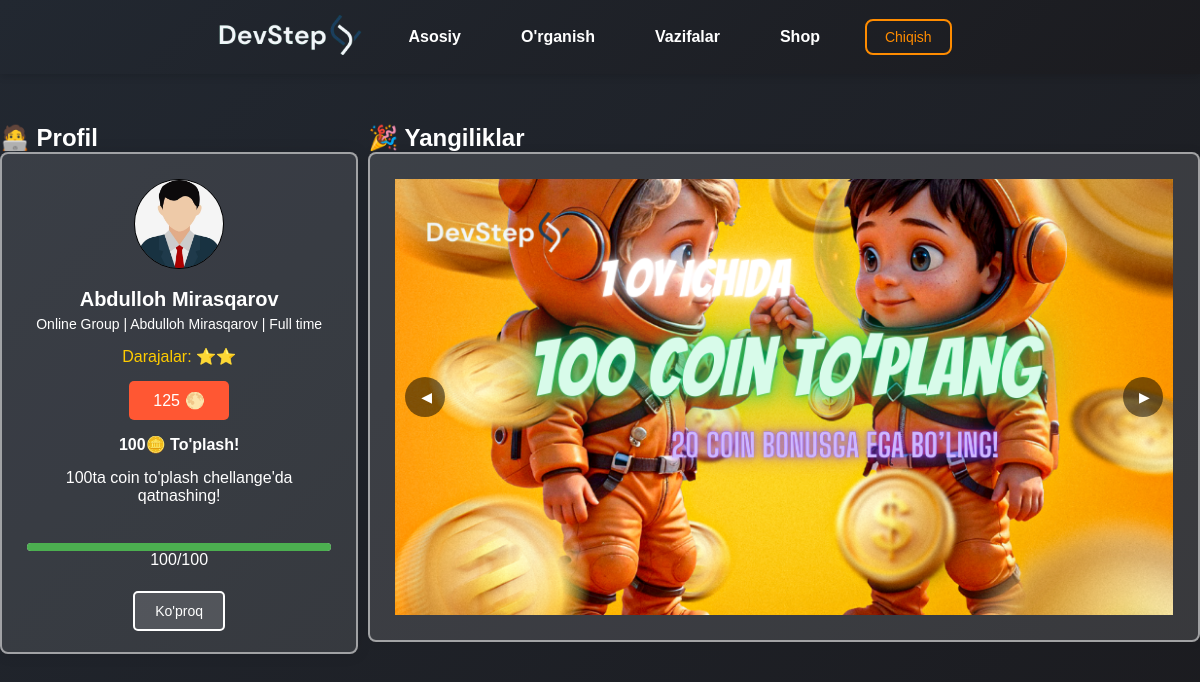
Page /main/ (signed in) on the earlier database version.
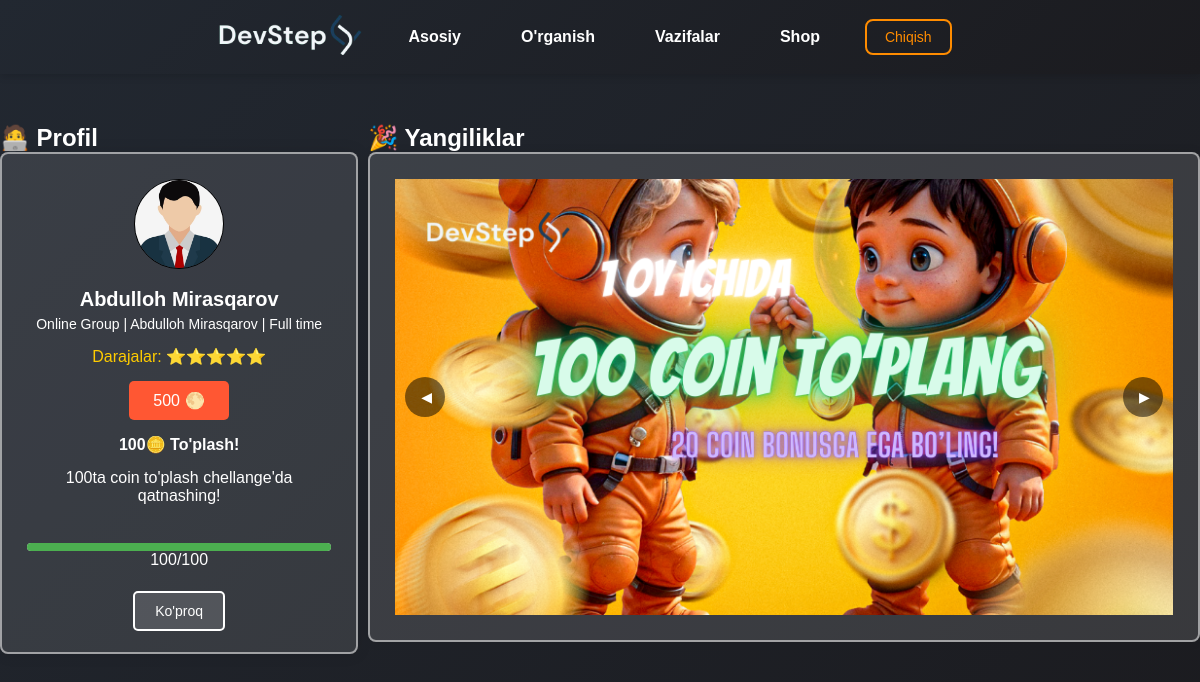
Same page on the later database version.
### accounts/models.py (models this page shows, shortened)
class User(models.Model):
    name = models.CharField(max_length=100)
    modme_id = models.CharField(max_length=50, unique=True)
    password = models.CharField(max_length=128)
    level = models.IntegerField(default=1)
    last_visit = models.DateField(default=0)
    total_coins = models.IntegerField(default=0)
    coins_today = models.IntegerField(default=0)
    telegram_bot_register = models.IntegerField()
    is_admin = models.BooleanField(default=False)
    payment_status = models.CharField(max_length=10, choices=[('paid', 'To‘langan'), ('unpaid', 'To‘lanmagan')], default='unpaid')
    last_payment_date = models.DateTimeField(null=True, blank=True)
    group = models.ForeignKey(Group, on_delete=models.CASCADE, related_name='groups', null=True, blank=True)

class Group(models.Model):
    name = models.CharField(max_length=100)
    time = models.CharField(max_length=30)
    teacher = models.CharField(max_length=100)

### accounts/views.py (the view)
# urls.py: path('main/', main_view, name='main'),
def main_view(request):
    user_id = request.session.get('user_id')  # Sessiyadan foydalanuvchi ID ni olish
    if not user_id:
        return redirect('login')  # Foydalanuvchi sessiyasiz bo'lsa, login sahifasiga qaytarish
    user = User.objects.filter(id=user_id).first()
    if not user:
        request.session.flush()  # Agar user topilmasa, sessiyani o'chirish
        return redirect('login')
    if user.total_coins < 100:
        user.level = 1
    elif user.total_coins < 200:
        user.level = 2
    elif user.total_coins < 300:
        user.level = 3
    elif user.total_coins < 400:
        user.level = 4
    elif user.total_coins < 500:
        user.level = 5
    context = {
        'images': NewsImage.objects.all(),
        'user': user,
    }
    return render(request, 'index.html', context)

### templates/index.html (shortened to what this page needs)
{% load static %}
<!DOCTYPE html>
<html lang="en">
<head>
    <link rel="stylesheet" href="{% static 'css/style.css' %}">
</head>
<body>
    <header class="header">
        <div class="header-content">
            <a href="{% url 'main' %}" class="logo">
                <img src="{% static 'img/logo.svg' %}" alt="DevStep Logo">
            </a>
            <nav class="header-nav">
                <a href="{% url 'main' %}">Asosiy</a>
                <a href="{% url 'videos' %}">O'rganish</a>
                <a href="{% url 'direction_list' %}">Vazifalar</a>
                <a href="{% url 'shop' %}">Shop</a>
            </nav>
            <a href="{% url 'logout' %}" class="post-button">Chiqish</a>
        </div>
    </header>
    <div class="container">
        <div class="father-div">
            <aside class="profile-section">
                <h2>🧑‍💻 Profil</h2>
                <div class="profile-card">
                    <img src="../static/img/user.jpg" alt="Profile Image" class="profile-image">
                    <div class="profile-details">
                        <h3 class="profile-name">{{ user.name }}</h3>
                        <p class="profile-info">{{ user.group.name }} | {{ user.group.teacher }} | {{ user.group.time }}
                        </p>
                    </div>
                    {% if user.level == 1 %}
                    <div class="levels">Darajalar: ⭐</div>
                    {% elif user.level == 2 %}
                    <div class="levels">Darajalar: ⭐⭐</div>
                    {% elif user.level == 3 %}
                    <div class="levels">Darajalar: ⭐⭐⭐</div>
                    {% elif user.level == 4 %}
                    <div class="levels">Darajalar: ⭐⭐⭐⭐</div>
                    {% elif user.level == 5 %}
                    <div class="levels">Darajalar: ⭐⭐⭐⭐⭐</div>
                    {% endif %}
                    <div class="stats">
                        <div class="stat-item">{{ user.total_coins }}<span class="icon">🌕</span></div>
                    </div>
                    <div class="attendance">
                        <h3>100🪙 To'plash!</h3>
                        <p>100ta coin to'plash chellange'da qatnashing!</p><br>
                        <div class="progress-bar">
                            {% if user.total_coins < 100 %} <div class="progress-fill"
                                style="width: {{ user.total_coins }}%;">
                        </div>
                        <p>{{ user.total_coins }}/100</p><br>
                        {% else %}
                        <div class="progress-fill" style="width: 100%;"></div>
                        <p>100/100</p><br>
                        {% endif %}
                    </div>
                </div>
                <button class="more">Ko'proq</button>
        </div>
        </aside>
        <main class="main-section">
            <h2>🎉 Yangiliklar</h2>
            <section class="news-section">
                <div class="slider">
                    <div class="slides">
                        {% for image in images %}
                        <div class="slide">
                            <img src="{{ image.photo.url }}" alt="{{ image.title }}">
                        </div>
                        {% endfor %}
                    </div>
                    <button class="prev-btn">◀</button>
                    <button class="next-btn">▶</button>
                </div>
            </section>
        </main>
    </div>
    </div>
</body>
</html>

Differences in the rows shown:
changed User "Abdulloh Mirasqarov": total_coins "125" → "500"
Other differences:
text no longer shown: "Darajalar: ⭐⭐"
text now shown: "Darajalar: ⭐⭐⭐⭐⭐"
